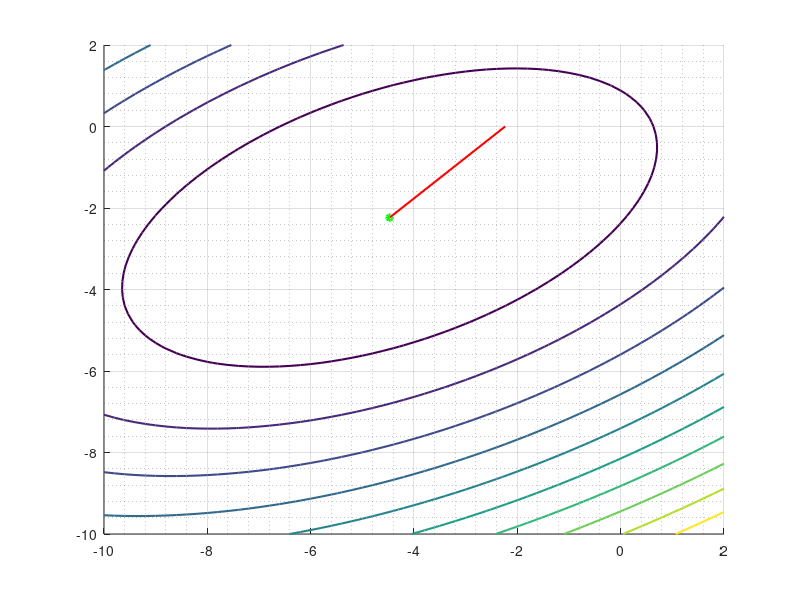

Recreate this plot in MATLAB.
clc
clear variables
close all

fnc = @(x) -4 * x(1) * x(2) + 3 * x(1) ^ 2 + 6 * x(2) ^ 2 + 8 * sqrt(5) * x(1) + 4 * sqrt(5) * x(2) + 36;
eps = 0.00005;
x0 = [-sqrt(5); 0];
k = 0;
n = 2;
Kmax = 10 ^ 6;
path = NaN(3, Kmax);

h = 0.001;
xk = ones(n, 1);
xk1 = x0;
Hk = [6, -4; -4, 12];
grad1 = -([fnc([xk1(1) + h; xk1(2)]); fnc([xk1(1); xk1(2) + h])] - [fnc([xk1(1) - h; xk1(2)]); fnc([xk1(1); xk1(2) - h])]) / 2 / h;

while abs(fnc(xk) - fnc(xk1)) > eps && norm(xk - xk1) > eps && k < Kmax
    k = k + 1;
    path(1, k) = xk1(1);
    path(2, k) = xk1(2);
    path(3, k) = fnc(xk1);
    grad = grad1;
    xk = xk1;
    xk1 = xk + inv(Hk) * grad;
    grad1 = -([fnc([xk1(1) + h; xk1(2)]); fnc([xk1(1); xk1(2) + h])] - [fnc([xk1(1) - h; xk1(2)]); fnc([xk1(1); xk1(2) - h])]) / 2 / h;  
end

Xmin = xk1;
path(1, k + 1) = xk1(1);
path(2, k + 1) = xk1(2);
path(3, k + 1) = fnc(xk1);
Fmin = fnc(Xmin);

fprintf('Number of iterations = %d \n', k);
fprintf('Minimum point = [%.3f,  %.3f] \n', Xmin(1), Xmin(2));
fprintf('Function minimum = %.f \n', Fmin);

hold on
[X, Y] = meshgrid(-10 : 0.2 : 2);
Z = -4 .* X .* Y + 3 .* X .^ 2 + 6 .* Y .^ 2 + 8 .* sqrt(5) .* X + 4 .* sqrt(5) .* Y + 36;
contour(X, Y, Z, 'LineWidth', 1.5);
grid on
grid minor
plot3(path(1, :), path(2, :), path(3, :),'r', 'LineWidth', 1.5);
plot3(path(1, k + 1), path(2, k + 1), path(3, k + 1),'g*', 'LineWidth', 1.5);
hold off
